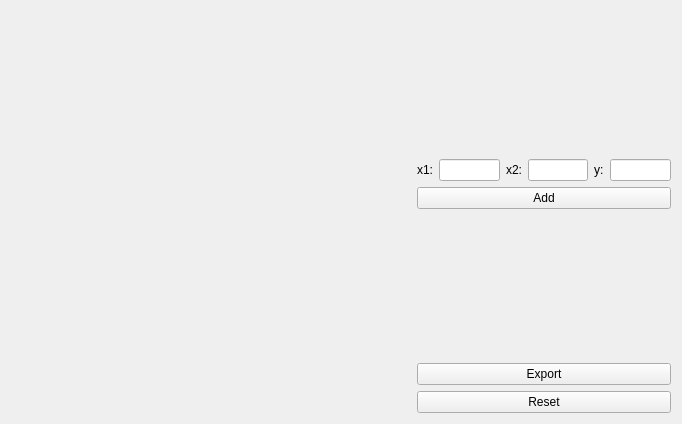
<?xml version="1.0" encoding="UTF-8"?>
<ui version="4.0">
 <class>MainWindow</class>
 <widget class="QMainWindow" name="MainWindow">
  <property name="geometry">
   <rect>
    <x>0</x>
    <y>0</y>
    <width>682</width>
    <height>424</height>
   </rect>
  </property>
  <property name="windowTitle">
   <string>2D RBF Interpolator</string>
  </property>
  <widget class="QWidget" name="centralWidget">
   <layout class="QGridLayout" name="gridLayout">
    <item row="0" column="0">
     <widget class="VisualizingWidget" name="widget" native="true">
      <property name="minimumSize">
       <size>
        <width>400</width>
        <height>400</height>
       </size>
      </property>
      <property name="maximumSize">
       <size>
        <width>400</width>
        <height>400</height>
       </size>
      </property>
     </widget>
    </item>
    <item row="0" column="1">
     <layout class="QVBoxLayout" name="verticalLayout">
      <item>
       <spacer name="verticalSpacer_2">
        <property name="orientation">
         <enum>Qt::Vertical</enum>
        </property>
        <property name="sizeHint" stdset="0">
         <size>
          <width>20</width>
          <height>40</height>
         </size>
        </property>
       </spacer>
      </item>
      <item>
       <layout class="QHBoxLayout" name="horizontalLayout">
        <item>
         <widget class="QLabel" name="label_x1">
          <property name="text">
           <string>x1:</string>
          </property>
         </widget>
        </item>
        <item>
         <widget class="QLineEdit" name="lineEdit_x1"/>
        </item>
        <item>
         <widget class="QLabel" name="label_x2">
          <property name="text">
           <string>x2:</string>
          </property>
         </widget>
        </item>
        <item>
         <widget class="QLineEdit" name="lineEdit_x2"/>
        </item>
        <item>
         <widget class="QLabel" name="label_y">
          <property name="text">
           <string>y:</string>
          </property>
         </widget>
        </item>
        <item>
         <widget class="QLineEdit" name="lineEdit_y"/>
        </item>
       </layout>
      </item>
      <item>
       <widget class="QPushButton" name="pushButton_add">
        <property name="text">
         <string>Add</string>
        </property>
       </widget>
      </item>
      <item>
       <spacer name="verticalSpacer">
        <property name="orientation">
         <enum>Qt::Vertical</enum>
        </property>
        <property name="sizeHint" stdset="0">
         <size>
          <width>20</width>
          <height>40</height>
         </size>
        </property>
       </spacer>
      </item>
      <item>
       <widget class="QPushButton" name="pushButton_export">
        <property name="text">
         <string>Export</string>
        </property>
       </widget>
      </item>
      <item>
       <widget class="QPushButton" name="pushButton_reset">
        <property name="text">
         <string>Reset</string>
        </property>
       </widget>
      </item>
     </layout>
    </item>
   </layout>
  </widget>
 </widget>
 <layoutdefault spacing="6" margin="11"/>
 <customwidgets>
  <customwidget>
   <class>VisualizingWidget</class>
   <extends>QWidget</extends>
   <header>visualizingwidget.h</header>
   <container>1</container>
  </customwidget>
 </customwidgets>
 <resources/>
 <connections/>
</ui>
